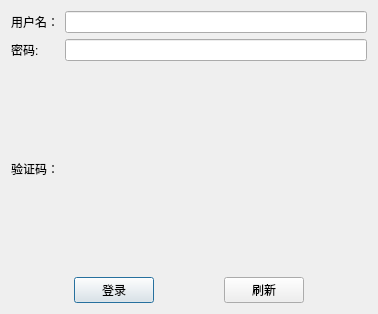
<?xml version="1.0" encoding="UTF-8"?>
<ui version="4.0">
 <class>dlgLogin</class>
 <widget class="QDialog" name="dlgLogin">
  <property name="geometry">
   <rect>
    <x>0</x>
    <y>0</y>
    <width>378</width>
    <height>314</height>
   </rect>
  </property>
  <property name="windowTitle">
   <string>12306 Login</string>
  </property>
  <layout class="QGridLayout" name="gridLayout_2">
   <item row="0" column="0">
    <layout class="QGridLayout" name="gridLayout">
     <item row="0" column="0">
      <widget class="QLabel" name="label">
       <property name="text">
        <string>用户名：</string>
       </property>
      </widget>
     </item>
     <item row="0" column="1">
      <widget class="QLineEdit" name="txtUsername"/>
     </item>
     <item row="1" column="0">
      <widget class="QLabel" name="label_2">
       <property name="text">
        <string>密码:</string>
       </property>
      </widget>
     </item>
     <item row="1" column="1">
      <widget class="QLineEdit" name="txtPasswd"/>
     </item>
     <item row="2" column="0">
      <widget class="QLabel" name="label_3">
       <property name="text">
        <string>验证码：</string>
       </property>
      </widget>
     </item>
     <item row="2" column="1">
      <widget class="QLabel" name="lblCaptcha">
       <property name="text">
        <string/>
       </property>
       <property name="pixmap">
        <pixmap>../../../../pic/chapter3/12306-login-check.jpeg</pixmap>
       </property>
      </widget>
     </item>
    </layout>
   </item>
   <item row="1" column="0">
    <layout class="QHBoxLayout" name="horizontalLayout">
     <item>
      <spacer name="horizontalSpacer">
       <property name="orientation">
        <enum>Qt::Horizontal</enum>
       </property>
       <property name="sizeHint" stdset="0">
        <size>
         <width>40</width>
         <height>20</height>
        </size>
       </property>
      </spacer>
     </item>
     <item>
      <widget class="QPushButton" name="btnLogin">
       <property name="text">
        <string>登录</string>
       </property>
      </widget>
     </item>
     <item>
      <spacer name="horizontalSpacer_2">
       <property name="orientation">
        <enum>Qt::Horizontal</enum>
       </property>
       <property name="sizeHint" stdset="0">
        <size>
         <width>40</width>
         <height>20</height>
        </size>
       </property>
      </spacer>
     </item>
     <item>
      <widget class="QPushButton" name="btnRefresh">
       <property name="text">
        <string>刷新</string>
       </property>
      </widget>
     </item>
     <item>
      <spacer name="horizontalSpacer_3">
       <property name="orientation">
        <enum>Qt::Horizontal</enum>
       </property>
       <property name="sizeHint" stdset="0">
        <size>
         <width>40</width>
         <height>20</height>
        </size>
       </property>
      </spacer>
     </item>
    </layout>
   </item>
  </layout>
 </widget>
 <resources/>
 <connections/>
</ui>
